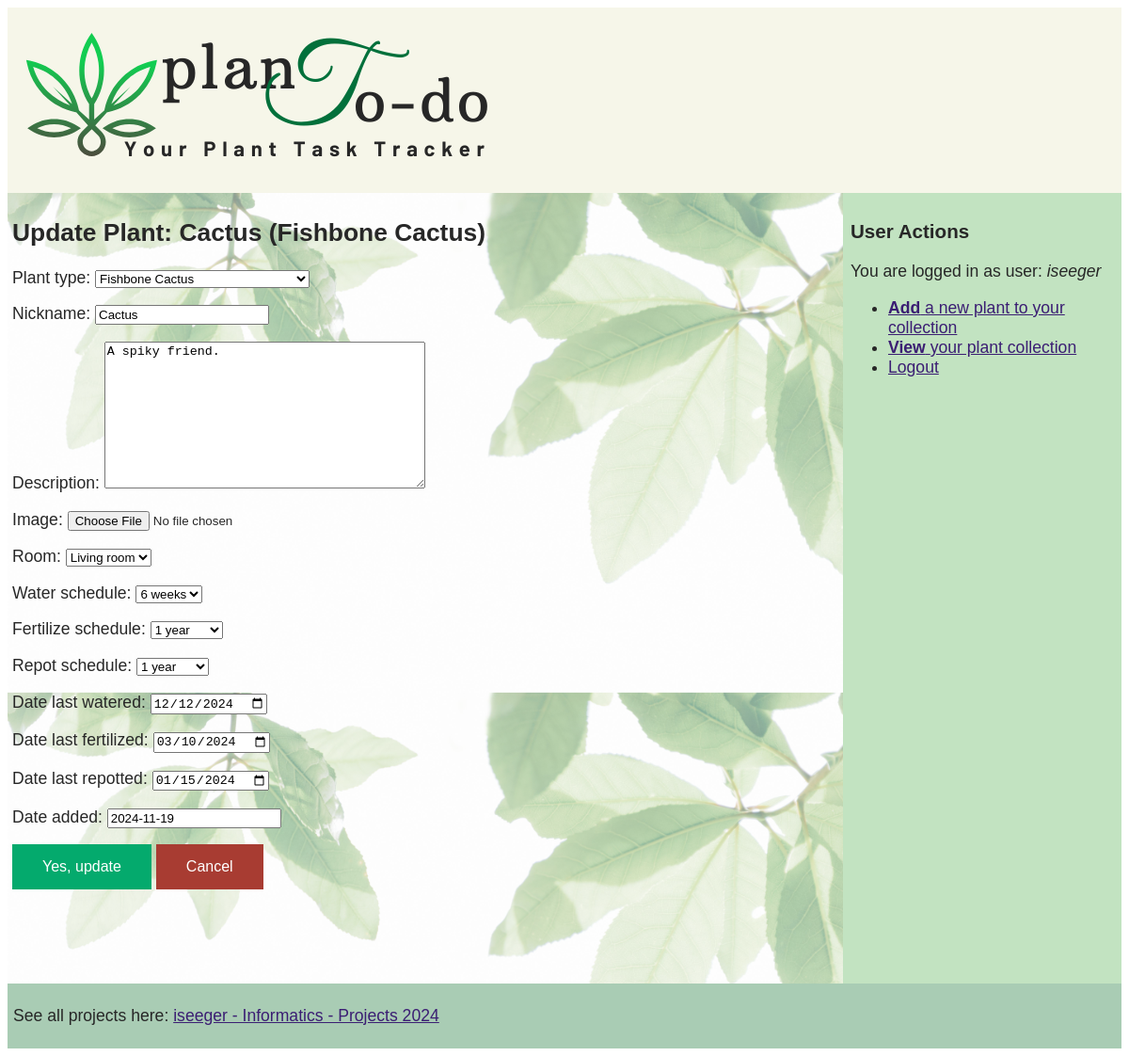
The page /plants/plant/2/update/ (signed in) on the database its author committed.
### plants/models.py (models this page shows, shortened)
class Plant(models.Model):
    ROOM_CHOICES = [
        ("BEDROOM", "Bedroom"),
        ("BATHROOM", "Bathroom"),
        ("LIVINGROOM", "Living room"),
        ("OFFICE", "Office"),
        ("HALLWAY", "Hallway"),
        ]
    SHORT_CADENCE = [
        ("1w", "1 week"),
        ("2w", "2 weeks"),
        ("4w", "4 weeks"),
        ("6w", "6 weeks")
        ]
    LONG_CADENCE = [
        ("1m", "1 month"),
        ("2m", "2 months"),
        ("4m", "4 months"),
        ("6m", "6 months"),
        ("1y", "1 year"),
        ]
    plant_type = models.ForeignKey('Houseplant',
                                     on_delete=models.CASCADE,
                                     blank=True,
                                     null=True)
    nickname=models.CharField(
        max_length=200,
        validators=[MinLengthValidator(
                    3, "Plant name must contain at least 3 characters")])
    description=models.TextField(max_length=500)
    image = models.ImageField(upload_to='plants/', blank=True, null=True)
    room = models.CharField(max_length=15, choices=ROOM_CHOICES)
    water_schedule = models.CharField(max_length=15, choices=SHORT_CADENCE,blank=True)
    fertilize_schedule = models.CharField(max_length=15, choices=LONG_CADENCE,blank=True)
    repot_schedule = models.CharField(max_length=15, choices=LONG_CADENCE, blank=True)
    date_last_watered = models.DateField(blank=True, null=True)
    date_last_fertilized = models.DateField(blank=True, null=True)
    date_last_repotted = models.DateField(blank=True, null=True)
    date_added = models.DateField(default=datetime.now)
    date_last_updated = models.DateField(auto_now=True)

class Houseplant(models.Model):
    latin_name = models.CharField(max_length=50)
    common_name = models.CharField(max_length=50)
    description = models.TextField(max_length=800)
    plant_image_url = models.URLField(blank=True, null=True)
    light_needed = models.CharField(max_length=15)
    def __str__(self):
        return self.common_name

### plants/views.py (the view)
# urls.py: path('plant/<int:pk>/update/', views.PlantUpdateView.as_view(), name='plant_update'),
class PlantUpdateView(LoginRequiredMixin,UpdateView):
    model = Plant
    context_object_name = 'plant'
    template_name = "plants/plant_update.html"
    form_class = PlantForm
    success_url = reverse_lazy('plants:all')

### plants/forms.py
class PlantForm(forms.ModelForm):
    class Meta:
        model = Plant
        fields = '__all__'
    date_last_watered = forms.DateField(widget=forms.DateInput(attrs={'type': 'date'}))
    date_last_fertilized = forms.DateField(widget=forms.DateInput(attrs={'type': 'date'}))
    date_last_repotted = forms.DateField(widget=forms.DateInput(attrs={'type': 'date'}))

### plants/templates/plants/plant_update.html (shortened to what this page needs)
{% extends "plants/master.html" %}
{% load static %}
{% block content %}
  <h2>Update Plant: {{ plant.nickname }} ({{plant.plant_type}})</h2>
  <form method="post">
    {{ form.as_p }}
     <button class="greenbutton" type="submit">Yes, update</button>
        <a class="redbutton" href="{% url 'plants:all' %}">Cancel</a>
  </form>
{% endblock %}

### plants/templates/plants/master.html (shortened to what this page needs)
{% load static %}
<!DOCTYPE html>
<html lang="en">
  <head>
   <link rel="stylesheet" href="{% static 'plants/plantstyles.css' %}" />
    </head>
    <body>
    <div class="screen" >
    <header class="masthead">
      <a href="https://iseeger.eu.pythonanywhere.com/plants/"
          ><img
            alt="plant to-do list logo"
            src="{% static 'plants/plantodo_logo_crop.png' %}"
        /></a>
    </header>
    <main class="background-image" >
    {% block content %}
    {% endblock %}
    </main>
    <aside class="sidebar">
        <h3>User Actions</h3>
        {% if user.is_authenticated %}
        <p>You are logged in as user: <i>{{ request.user.username }}</i> </p>
         <ul>
             <li><a href="{% url 'plants:plant_create' %}"><strong>Add</strong> a new plant to your collection</a></li>
             <li><a href="{% url 'plants:all' %}"><strong>View</strong> your plant collection</a></li>
             <li><a href="{% url 'logout' %}?next={% url 'plants:open' %}">Logout</a></li>
         </ul>
        {% else %}
        <ul>
            <li>Please Log in</li>
        </ul>
        {% endif %}
    </aside>
      <footer class="pagefooter">
      <p>See all projects here: <a href="https://iseeger.eu.pythonanywhere.com/">iseeger - Informatics - Projects 2024</a> </p>
      </footer>
    </div>
</body>
</html>

### plants/static/plants/plantstyles.css (style rules this page uses)
.masthead { background: #f6f6e9; grid-area: masthead; padding: 5px; }
main { grid-area: main; padding: 5px; padding-bottom: 100px; }
.sidebar { background: #c2e3c1; grid-area: sidebar; padding: 8px; }
.pagefooter { background: #a9ccb4; grid-area: footer; padding: 6px; }
@media only screen and (min-width: 768px) { .screen { display: grid; grid-template-columns: 1fr 1fr 1fr 1fr; grid-template-areas: "masthead masthead masthead masthead" "main main main sidebar" "footer footer footer footer"; } }
.background-image { background: linear-gradient(rgba(255,255,255,.5), rgba(255,255,255,.5)), url('plant_background.jpg'); background-size : 100% auto; }
img { margin: 15px; }
body { font-size:1.1em; font-family:"Lucida Sans", Verdana, sans-serif; color: #272727; }
a { color: #3B1E73; }
.redbutton { background-color: #a83c32; border: none; color: white; padding: 15px 32px; text-align: center; text-decoration: none; display: inline-block; font-size: 16px; }
.greenbutton { background-color: #04AA6D; border: none; color: white; padding: 15px 32px; text-align: center; text-decoration: none; display: inline-block; font-size: 16px; }

### rows shown on the page
Plant: nickname "Cactus", plant_type "Fishbone Cactus", description "A spiky friend.", room "Living room", water_schedule "6 weeks", fertilize_schedule "1 year", repot_schedule "1 year", date_last_watered "12/12/2024", date_last_fertilized "03/10/2024", date_last_repotted "01/15/2024", date_added "2024-11-19"

### other values the page prints
{{ request.user.username }} "iseeger"
